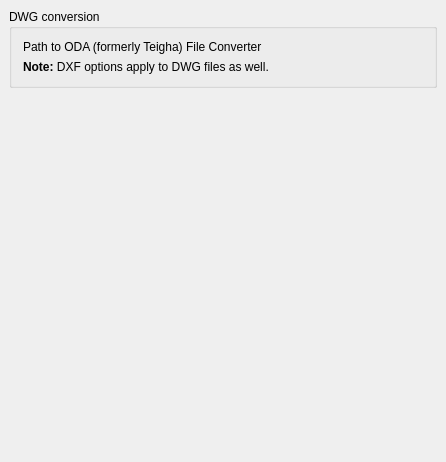
<?xml version="1.0" encoding="UTF-8"?>
<ui version="4.0">
 <class>Gui::Dialog::DlgSettingsDraft</class>
 <widget class="QWidget" name="Gui::Dialog::DlgSettingsDraft">
  <property name="geometry">
   <rect>
    <x>0</x>
    <y>0</y>
    <width>446</width>
    <height>462</height>
   </rect>
  </property>
  <property name="windowTitle">
   <string>DWG</string>
  </property>
  <layout class="QVBoxLayout">
   <property name="spacing">
    <number>6</number>
   </property>
   <property name="margin">
    <number>9</number>
   </property>
   <item>
    <widget class="QGroupBox" name="groupBox">
     <property name="title">
      <string>DWG conversion</string>
     </property>
     <layout class="QVBoxLayout" name="verticalLayout">
      <item>
       <layout class="QHBoxLayout" name="horizontalLayout_4">
        <item>
         <widget class="QLabel" name="label_4">
          <property name="text">
           <string>Path to ODA (formerly Teigha) File Converter</string>
          </property>
         </widget>
        </item>
        <item>
         <widget class="Gui::PrefFileChooser" name="gui::preffilechooser_2">
          <property name="toolTip">
           <string>The path to your ODA (formerly Teigha) File Converter executable</string>
          </property>
          <property name="prefEntry" stdset="0">
           <cstring>TeighaFileConverter</cstring>
          </property>
          <property name="prefPath" stdset="0">
           <cstring>Mod/Draft</cstring>
          </property>
         </widget>
        </item>
       </layout>
      </item>
      <item>
       <widget class="QLabel" name="label">
        <property name="text">
         <string>&lt;html&gt;&lt;head/&gt;&lt;body&gt;&lt;p&gt;&lt;span style=&quot; font-weight:600;&quot;&gt;Note:&lt;/span&gt; DXF options apply to DWG files as well.&lt;/p&gt;&lt;/body&gt;&lt;/html&gt;</string>
        </property>
        <property name="wordWrap">
         <bool>true</bool>
        </property>
       </widget>
      </item>
     </layout>
    </widget>
   </item>
   <item>
    <spacer name="verticalSpacer">
     <property name="orientation">
      <enum>Qt::Vertical</enum>
     </property>
     <property name="sizeHint" stdset="0">
      <size>
       <width>20</width>
       <height>40</height>
      </size>
     </property>
    </spacer>
   </item>
  </layout>
 </widget>
 <layoutdefault spacing="6" margin="11"/>
 <pixmapfunction>qPixmapFromMimeSource</pixmapfunction>
 <customwidgets>
  <customwidget>
   <class>Gui::FileChooser</class>
   <extends>QWidget</extends>
   <header>Gui/FileDialog.h</header>
  </customwidget>
  <customwidget>
   <class>Gui::PrefFileChooser</class>
   <extends>Gui::FileChooser</extends>
   <header>Gui/PrefWidgets.h</header>
  </customwidget>
 </customwidgets>
 <resources/>
 <connections/>
</ui>
